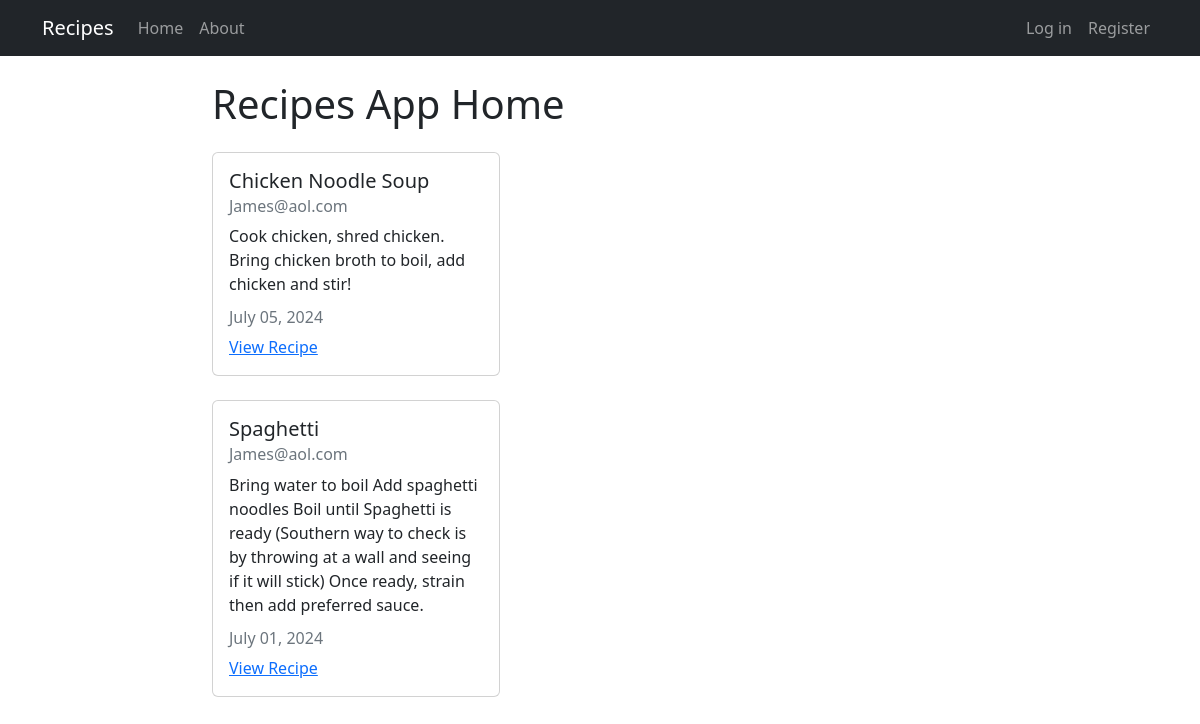
Before: / with the older database file.
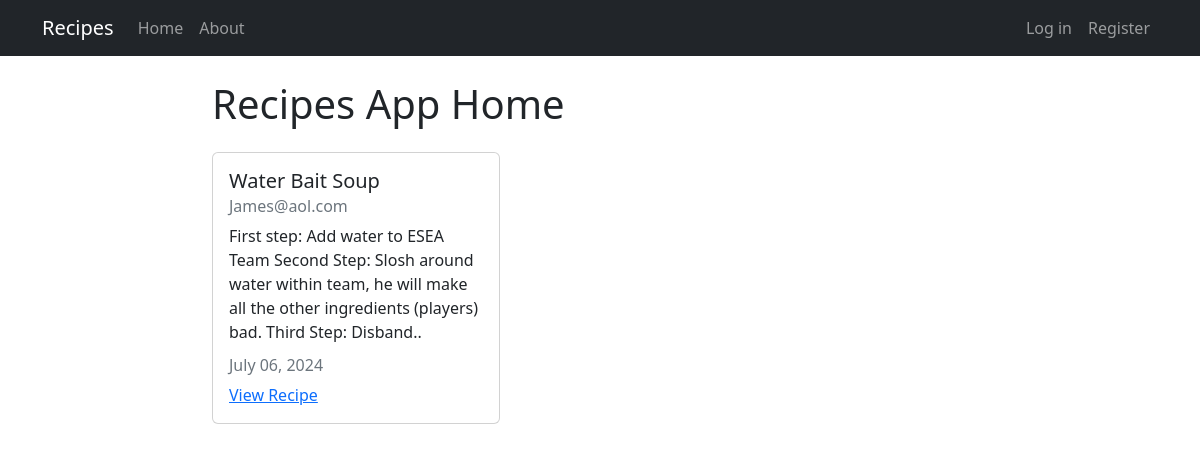
After: the same page with the newer database file.
### recipes/models.py (models this page shows, shortened)
class Recipe(models.Model):
    title = models.CharField(max_length=100)
    description = models.TextField()
    author = models.ForeignKey(User, on_delete=models.CASCADE)
    created_at = models.DateTimeField(auto_now_add=True)
    updated_at = models.DateTimeField(auto_now=True)

### recipes/views.py (the view)
# urls.py: path("", views.RecipesViewList.as_view(), name="recipes-home"),
class RecipesViewList(ListView):
    model = models.Recipe
    template_name = 'recipes/home.html'
    context_object_name = 'recipes'

### recipes/templates/recipes/home.html
{% extends 'recipes/base.html' %}
    {% block content %}
    <h1>Recipes App Home</h1>
    {% for recipe in recipes %}
    <div class="card my-4" style="width: 18rem;">
        <div class="card-body">
            <h5 class="card-title">{{recipe.title}}</h5>
            <h6 class="card-subtitle mb-2 text-muted">{{recipe.author}}</h6>
            <p class="card-text">{{recipe.description}}</p>
            <h6 class="card-subtitle mb-2 text-muted">{{recipe.updated_at| date:"F d, Y"}}</h6>
            <a href="recipe/{{recipe.id}}" class="card-link">View Recipe</a>
        </div>
    </div>
    {% endfor %}
    {% endblock content%}

### recipes/templates/recipes/base.html (shortened to what this page needs)
<!DOCTYPE html>
<html lang="en">
<head>
    <link href="https://cdn.jsdelivr.net/npm/bootstrap@5.2.3/dist/css/bootstrap.min.css" rel="stylesheet">
</head>
<body>
    <nav class="navbar navbar-expand-lg navbar-dark bg-dark">
        <div class="container">
          <a class="navbar-brand" href="{% url 'recipes-home'%}">Recipes</a>
          <div class="collapse navbar-collapse" id="navbarSupportedContent">
            <ul class="navbar-nav me-auto mb-2 mb-lg-0">
              <li class="nav-item">
                <a class="nav-link" aria-current="page" href="{% url 'recipes-home'%}">Home</a>
              </li>
              <li class="nav-item">
                <a class="nav-link" href="{% url 'recipes-about'%}">About</a>
              </li>
            </ul>
          </div>
          <div class="navbar-nav">
            {% if user.is_authenticated %}
            <a class="nav-item nav-link" href="{% url 'user-profile'%}">Profile</a>
              <a class="nav-item nav-link" href="{% url 'user-logout'%}">Logout</a>
            {% else %}
              <a class="nav-item nav-link" href="{% url 'user-login'%}">Log in</a>
              <a class="nav-item nav-link" href="{% url 'user-register'%}">Register</a>
            {% endif %}
          </div>
        </div>
      </nav>
      <div class='container mt-4 col-8'>
        {% block content%} {% endblock content%}
      </div>
</body>
</html>

Changed rows visible on the page:
removed Recipe: title "Chicken Noodle Soup", author "James@aol.com", description "Cook chicken, shred chicken. Bring chicken broth to boil, add chicken and stir!", updated_at "July 05, 2024"
removed Recipe: title "Spaghetti", author "James@aol.com", description "Bring water to boil Add spaghetti noodles Boil until Spaghetti is ready (Southern way to check is by throwing at a wall and seeing if it will stick) Once ready, strain then add preferred sauce.", updated_at "July 01, 2024"
added Recipe: title "Water Bait Soup", author "James@aol.com", description "First step: Add water to ESEA Team Second Step: Slosh around water within team, he will make all the other ingredients (players) bad. Third Step: Disband..", updated_at "July 06, 2024"
